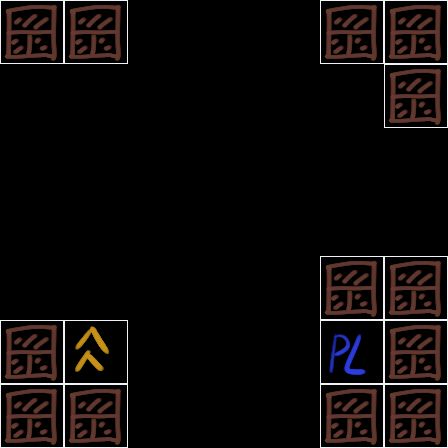

This is a level from a 2D game, rendered from its Tiled map with the project's own tilesets. A one-line summary and the complete map file follow:
An orthogonal 7x7 tile map with 64x64 px tiles, 1 tile layer (Tiles) and 2 objects (level3, lock$x).

<map version="1.5" tiledversion="1.6.0" orientation="orthogonal" renderorder="right-down" width="7" height="7" tilewidth="64" tileheight="64" infinite="0" nextlayerid="6" nextobjectid="9">
 <tileset firstgid="1" source="level_design.tsx" />
 <layer id="4" name="Tiles" width="7" height="7">
  <data encoding="csv">
4,4,0,0,0,4,4,
0,0,0,0,0,0,4,
0,0,0,0,0,0,0,
0,0,0,0,0,0,0,
0,0,0,0,0,4,4,
4,6,0,0,0,1,4,
4,4,0,0,0,4,4
</data>
 </layer>
 <objectgroup id="5" name="Objects">
  <object id="5" name="level3" x="320" y="64" width="64" height="64" />
  <object id="8" name="lock$x" x="0" y="64" width="64" height="64" />
 </objectgroup>
</map>
